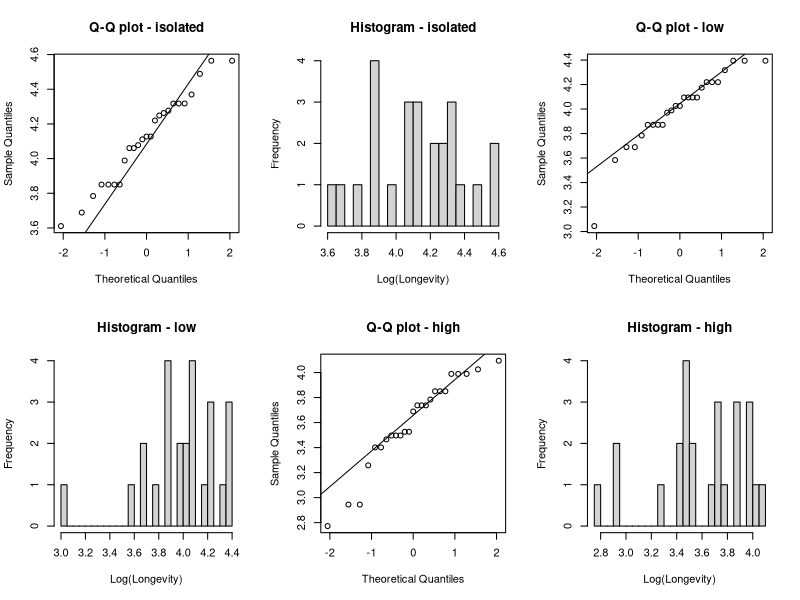
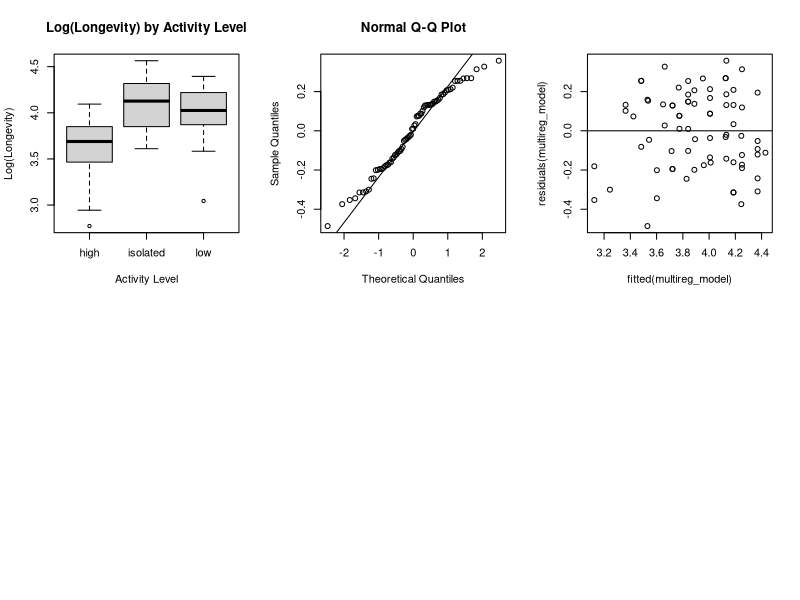
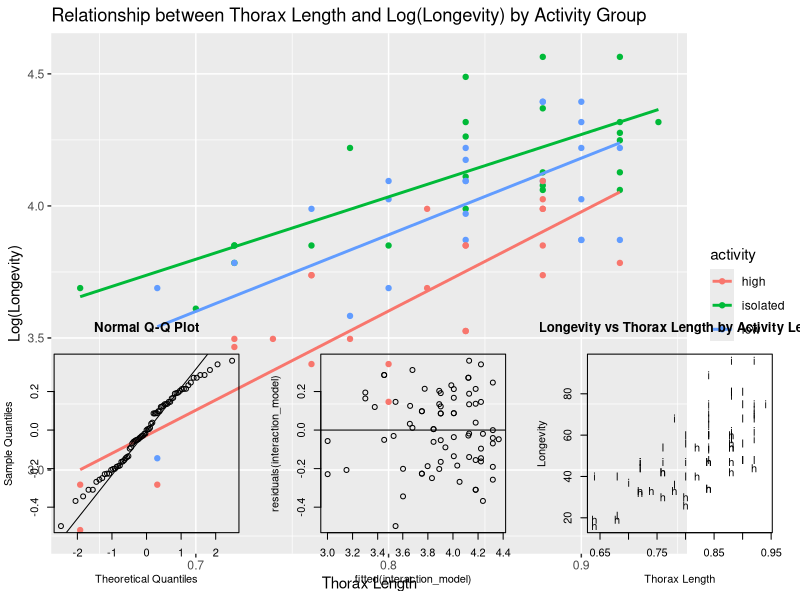
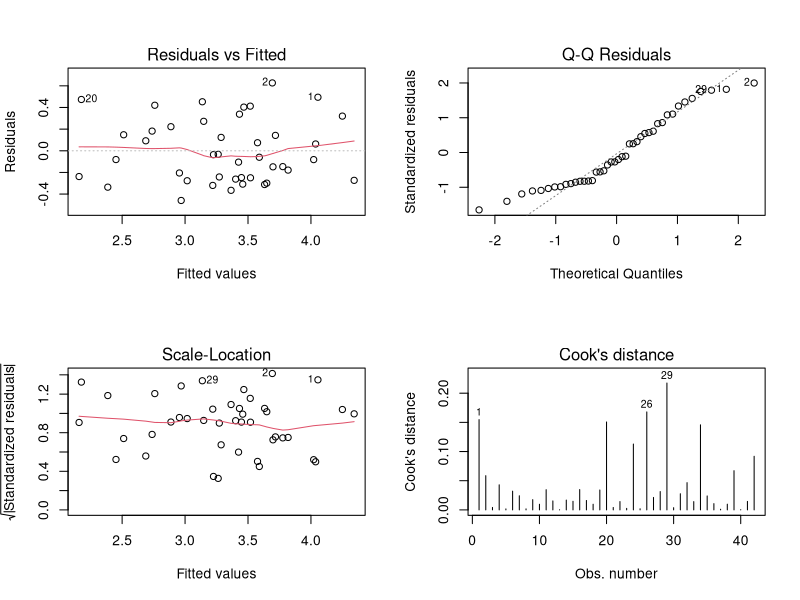

Generate these figures, in order, with R: (Note: this script raises an error after producing the figures.)
## ---- chunk 1
knitr::opts_chunk$set(echo = TRUE)
set.seed(333)
library(lme4)
library(Matrix)
library(carData)
library(ggplot2)
options(digits=3)
## ---- chunk 2
fruitfly_data=read.table(file="fruitflies.txt",header=TRUE)
## ---- chunk 3
fruitfly_data=read.table(file="fruitflies.txt",header=TRUE)
## ---- chunk 4
head(fruitfly_data)
fruitfly_data$loglongevity = log(fruitfly_data$longevity)
head(fruitfly_data)

par(mfrow = c(2, 3))

for (activity_level in unique(fruitfly_data$activity)) {
  data_subset = subset(fruitfly_data, activity == activity_level)$loglongevity
  
  qqnorm(data_subset, main = paste("Q-Q plot -", activity_level))
  qqline(data_subset)
  
  hist(data_subset, main = paste("Histogram -", activity_level), xlab = "Log(Longevity)", breaks = 20)
  
  shapiro_test = shapiro.test(data_subset)
  cat("Shapiro-Wilk test for", activity_level, "activity: p-value =", shapiro_test$p.value, "\n")
}

boxplot(loglongevity ~ activity, data = fruitfly_data, main = "Log(Longevity) by Activity Level", xlab = "Activity Level", ylab = "Log(Longevity)")

kruskal.test(loglongevity ~ activity, data = fruitfly_data)

aggregate(loglongevity ~ activity, data = fruitfly_data, FUN = median)

## ---- chunk 5
multireg_model = lm(loglongevity ~ activity + thorax, data = fruitfly_data)
summary(multireg_model)

qqnorm(residuals(multireg_model))
qqline(residuals(multireg_model))
plot(fitted(multireg_model), residuals(multireg_model))
abline(h = 0)
## ---- chunk 6

average_thorax = mean(fruitfly_data$thorax)

new_data = expand.grid(activity = unique(fruitfly_data$activity), thorax = average_thorax)

new_data$predicted_loglongevity = predict(multireg_model, newdata = new_data)

new_data$predicted_longevity = exp(new_data$predicted_loglongevity)

print(new_data)


## ---- chunk 7
ggplot(fruitfly_data, aes(x = thorax, y = loglongevity, color = activity)) +
  geom_point() +
  geom_smooth(method = "lm", se = FALSE) +
  labs(title = "Relationship between Thorax Length and Log(Longevity) by Activity Group",
       x = "Thorax Length",
       y = "Log(Longevity)")

# added interaction between thorax and activity for regression model
interaction_model = lm(loglongevity ~ thorax * activity, data = fruitfly_data)
summary(interaction_model)


qqnorm(residuals(interaction_model))
qqline(residuals(interaction_model))

plot(fitted(interaction_model), residuals(interaction_model))
abline(h = 0)

## ---- chunk 8

# this plot as it is done in the lecture but there are probably better ways to do it
plot(longevity ~ thorax, data = fruitfly_data, pch = as.character(fruitfly_data$activity),
     main = "Longevity vs Thorax Length by Activity Level",
     xlab = "Thorax Length", ylab = "Longevity")



fruitfly_data$activity = as.factor(fruitfly_data$activity)

ancova_model = lm(longevity ~ activity + thorax, data = fruitfly_data)

summary(ancova_model)

anova(ancova_model)

drop1(ancova_model, test = "F")



## ---- chunk 9
birthweight_data=read.csv(file="Birthweight.csv",header=TRUE)

## ---- chunk 10
# Assuming birthweight_data is your dataset
summary(birthweight_data)

# Fit a linear model
TJ_BW <- lm(Birthweight ~ Length + Headcirc + Gestation + mage + mnocig + mheight + mppwt + fage + fedyrs + fnocig + fheight, data=birthweight_data)

# Plot diagnostics for influential points
par(mfrow=c(2,2))
plot(TJ_BW, which=1:4) # Plots for residuals, leverage, etc.
round(cooks.distance(TJ_BW),2)


## ---- chunk 11
predictors <- birthweight_data[, c("Length", "Headcirc", "Gestation", "mage", "mnocig", "mheight", "mppwt", "fage", "fedyrs", "fnocig", "fheight")]
print(cor(predictors))
library(carData)
vif_values <- vif(TJ_BW)
print(vif_values)
## ---- chunk 12
summary(TJ_BW)
TJ_BW_reduced <- step(TJ_BW, direction = "backward")
summary(TJ_BW_reduced)
## ---- chunk 13
plot(TJ_BW_reduced, which = 1)

qqnorm(residuals(TJ_BW_reduced))
qqline(residuals(TJ_BW_reduced))
shapiro.test(residuals(TJ_BW_reduced))
## ---- chunk 14
# Calculate the average values for the predictors
avg_data <- data.frame(
  Length = mean(birthweight_data$Length, na.rm = TRUE),
  Headcirc = mean(birthweight_data$Headcirc, na.rm = TRUE),
  Gestation = mean(birthweight_data$Gestation, na.rm = TRUE),
  mage = mean(birthweight_data$mage, na.rm = TRUE),
  mppwt = mean(birthweight_data$mppwt, na.rm = TRUE),
  fheight = mean(birthweight_data$fheight, na.rm = TRUE)
)

# Assuming your model is named 'TJ_BW_reduced' and is already fitted with the correct formula
# Predict the Birthweight for the average values with 95% confidence interval
confidence_interval <- predict(TJ_BW_reduced, newdata = avg_data, interval = "confidence", level = 0.95)

# Predict the Birthweight for the average values with 95% prediction interval
prediction_interval <- predict(TJ_BW_reduced, newdata = avg_data, interval = "prediction", level = 0.95)

# View the results
confidence_interval
prediction_interval
## ---- chunk 15
library(glmnet)
set.seed(3)
x=as.matrix(birthweight_data[,-3]) #remove the response variable
y=as.double(as.matrix(birthweight_data[,3])) #only the response variable
train=sample(1:nrow(x),0.67*nrow(x)) # train by using 2/3 of the data
x.train=x[train,]; y.train=y[train] # data to train
x.test=x[-train,]; y.test=y[-train] # data to test the prediction quality
lasso.mod=glmnet(x.train,y.train,alpha=1)
cv.lasso=cv.glmnet(x.train,y.train,alpha=1,type.measure="mse")
plot(lasso.mod,label=T,xvar="lambda") #have a look at the lasso path
plot(cv.lasso) # the best lambda by cross-validation
lambda.min=cv.lasso$lambda.min; lambda.1se=cv.lasso$lambda.1se
coef(lasso.mod,s=cv.lasso$lambda.1se) #beta’s for the best lambda
y.pred=predict(lasso.mod,s=lambda.1se,newx=x.test) #predict for test
mse.lasso=mean((y.test-y.pred)^2) #mse for the predicted test rows
## ---- chunk 16
awards_data=read.table(file="awards.txt",header=TRUE)
